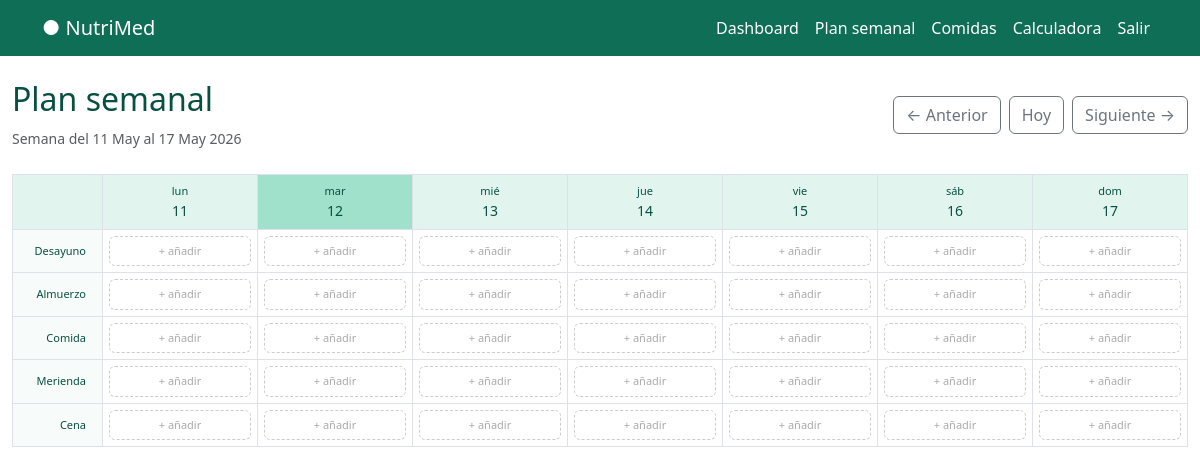
The app's page /plan/ (signed in), older data.
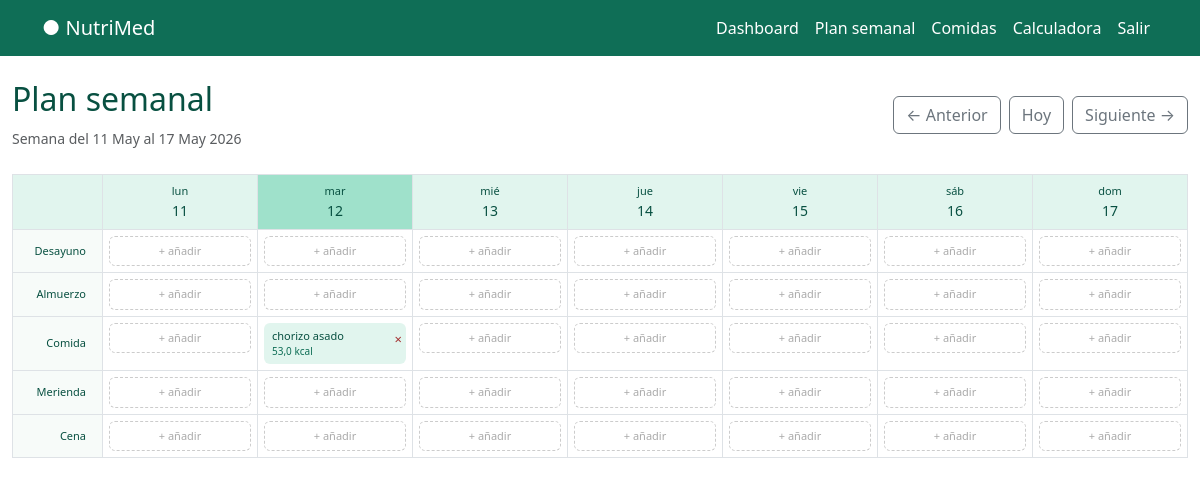
The same page, newer data.
### alimentos/models.py (models this page shows, shortened)
class SlotDieta(models.Model):
    TURNOS = [
            ('desayuno', 'Desayuno'),
            ('almuerzo', 'Almuerzo'),
            ('comida', 'Comida'),
            ('merienda', 'Merienda'),
            ('cena', 'Cena'),
        ]
    usuario = models.ForeignKey(User, on_delete=models.CASCADE)
    comida = models.ForeignKey(Comida, on_delete=models.CASCADE, null=True, blank=True)
    fecha = models.DateField()
    turno = models.CharField(max_length=20, choices=TURNOS)
    class Meta:
        unique_together = ['usuario', 'fecha', 'turno']

class Comida(models.Model):
    TURNOS = [
            ('desayuno', 'Desayuno'),
            ('almuerzo', 'Almuerzo'),
            ('comida', 'Comida'),
            ('merienda', 'Merienda'),
            ('cena', 'Cena'),
        ]
    usuario = models.ForeignKey(User, on_delete=models.CASCADE)
    nombre = models.CharField(max_length=200)
    turno = models.CharField(max_length=20, choices=TURNOS)
    ingredientes = models.ManyToManyField(Alimentos, through="ComidaIngrediente")
    creado = models.DateTimeField(auto_now_add=True)
    class Meta:
        ordering = ['nombre']
    def calcular_macros(self):
        totales = {'calorias': 0, 'proteinas': 0, 'hidratos': 0, 'grasas': 0, 'azucares':0}
        for ci in self.comidaingrediente_set.all():
            factor = float(ci.cantidad) / 100
            totales['calorias'] += float(ci.alimento.calorias) * factor
            totales['proteinas'] += float(ci.alimento.proteinas) * factor
            totales['hidratos'] += float(ci.alimento.hidratos) * factor
            totales['grasas'] += float(ci.alimento.grasas) * factor
            totales['azucares'] += float(ci.alimento.azucares) * factor
        return {k: round(v,1) for k, v in totales.items()}

class ComidaIngrediente(models.Model):
    comida = models.ForeignKey(Comida, on_delete=models.CASCADE)
    alimento = models.ForeignKey(Alimentos, on_delete=models.CASCADE)
    cantidad = models.DecimalField(max_digits=6, decimal_places=2, help_text='Cantidad')

class Alimentos(models.Model):
    GRUPOS = [
       ('verdura', 'Verdura'),
        ('fruta', 'Fruta'),
        ('cereal', 'Cereal'),
        ('legumbre', 'Legumbre'),
        ('proteina', 'Proteína'),
        ('lacteo', 'Lácteo'),
        ('grasa', 'Grasa'),
        ('otro', 'Otro'),
    ]
    PERFIL = [
         ('apto', 'Apto'),
        ('moderado', 'Moderado'),
        ('evitar', 'Evitar'),
    ]
    usuario = models.ForeignKey(User, on_delete=models.CASCADE)
    nombre = models.CharField(max_length=200)
    grupo = models.CharField(max_length=50, choices=GRUPOS)
    calorias = models.DecimalField(max_digits=6, decimal_places=2)
    proteinas = models.DecimalField(max_digits=5, decimal_places=2)
    hidratos = models.DecimalField(max_digits=5, decimal_places=2)
    grasas = models.DecimalField(max_digits=5, decimal_places=2)
    fibra = models.DecimalField(max_digits=5, decimal_places=2, default=0)
    sodio = models.DecimalField(max_digits=6, decimal_places=2, default=0)
    azucares = models.DecimalField(max_digits=5, decimal_places=2, default=0)
    perfil_medico = models.CharField(max_length=20, choices=PERFIL, default='apto')
    notas = models.TextField(blank=True)
    creado = models.DateTimeField(auto_now_add=True)
    class Meta:
        ordering = ['nombre']

### alimentos/views.py (the view)
# urls.py: path('plan/', alimentos_views.plan_semanal, name='plan_semanal'),
@login_required
def plan_semanal(request):
    repo = SlotDietaRepository(request.user)
    comidas_repo = ComidaRepository(request.user)
    hoy = date.today()
    semana_offset = int(request.GET.get('semana', 0))
    lunes = hoy - timedelta(days=hoy.weekday()) + timedelta(weeks=semana_offset)
    dias = [lunes + timedelta(days=i) for i in range(7)]
    turnos = SlotDieta.TURNOS
    slots = repo.get_semana(lunes)
    matriz = {}
    for turno_val, turno_label in turnos:
        matriz[turno_val] = {}
        for dia in dias:
            matriz[turno_val][dia] = None
    for slot in slots:
        if slot.turno in matriz and slot.fecha in matriz[slot.turno]:
            matriz[slot.turno][slot.fecha] = slot
    comidas = comidas_repo.get_all()
    context = {
        'dias': dias,
        'turnos': turnos,
        'matriz': matriz,
        'hoy': hoy,
        'semana_offset': semana_offset,
        'lunes': lunes,
        'comidas': comidas,
    }
    return render(request, 'plan/plan_semanal.html', context)

### alimentos/repositories.py (called while the page is built)
    def get_all(self):
        return Comida.objects.filter(usuario=self.usuario)

    def get_semana(self, fecha_inicio):
        fecha_fin = fecha_inicio + timedelta(days=6)
        return SlotDieta.objects.filter(
            usuario=self.usuario,
            fecha__range=[fecha_inicio, fecha_fin]
        ).select_related('comida')

### templates/plan/plan_semanal.html (shortened to what this page needs)
{% extends 'base.html' %}
{% block content %}
<div class="container-fluid py-4">
  <div class="d-flex justify-content-between align-items-center mb-4">
    <div>
      <h2 style="color:#085041">Plan semanal</h2>
      <span class="text-muted small">Semana del {{ lunes|date:"d M" }} al {{ dias.6|date:"d M Y" }}</span>
    </div>
    <div class="d-flex gap-2">
      <a href="?semana={{ semana_offset|add:'-1' }}" class="btn btn-outline-secondary">← Anterior</a>
      <a href="?semana=0" class="btn btn-outline-secondary">Hoy</a>
      <a href="?semana={{ semana_offset|add:'1' }}" class="btn btn-outline-secondary">Siguiente →</a>
    </div>
  </div>
  <div class="table-responsive">
    <table class="table table-bordered align-middle" style="min-width:900px">
      <thead>
        <tr>
          <th style="width:90px;background:#E1F5EE;color:#085041"></th>
          {% for dia in dias %}
          <th class="text-center" style="background:{% if dia == hoy %}#9FE1CB{% else %}#E1F5EE{% endif %};color:#085041">
            <div style="font-size:11px;font-weight:400">{{ dia|date:"D" }}</div>
            <div style="font-size:14px;font-weight:500">{{ dia|date:"d" }}</div>
          </th>
          {% endfor %}
        </tr>
      </thead>
      <tbody>
        {% for turno_val, turno_label in turnos %}
        <tr>
          <td class="text-end pe-3" style="font-size:11px;font-weight:500;color:#085041;background:#F7FBF9;white-space:nowrap">
            {{ turno_label }}
          </td>
          {% for dia in dias %}
          <td style="min-width:120px;vertical-align:top;padding:6px">
            {% for turno_k, dias_dict in matriz.items %}
              {% if turno_k == turno_val %}
                {% for dia_k, slot in dias_dict.items %}
                  {% if dia_k == dia %}
                    {% if slot %}
                      <div style="background:#E1F5EE;border-radius:6px;padding:5px 8px;position:relative">
                        <div style="font-size:11px;font-weight:500;color:#085041;padding-right:16px">{{ slot.comida.nombre }}</div>
                        <div style="font-size:10px;color:#0F6E56">{{ slot.comida.calcular_macros.calorias }} kcal</div>
                        <form method="POST" action="{% url 'quitar_slot' %}" style="position:absolute;top:3px;right:4px">
                          <button type="submit" style="background:none;border:none;color:#A32D2D;font-size:13px;cursor:pointer;padding:0;line-height:1">×</button>
                        </form>
                      </div>
                    {% else %}
                      {% with fecha_str=dia|date:'Y-m-d' %}
                      <a href="{% url 'seleccionar_comida_slot' fecha_str turno_val %}"
                         style="display:block;border:1px dashed #ccc;border-radius:6px;padding:6px;font-size:11px;color:#aaa;text-align:center;text-decoration:none">
                        + añadir
                      </a>
                      {% endwith %}
                    {% endif %}
                  {% endif %}
                {% endfor %}
              {% endif %}
            {% endfor %}
          </td>
          {% endfor %}
        </tr>
        {% endfor %}
      </tbody>
    </table>
  </div>
</div>
{% endblock %}

Row changes from the older to the newer data that the page shows:
added SlotDieta: comida.nombre "chorizo asado", comida.calcular_macros.calorias "53,0"
Text that changed along with them:
list line gone: "+ añadir + añadir + añadir + añadir + añadir + añadir + añadir"
